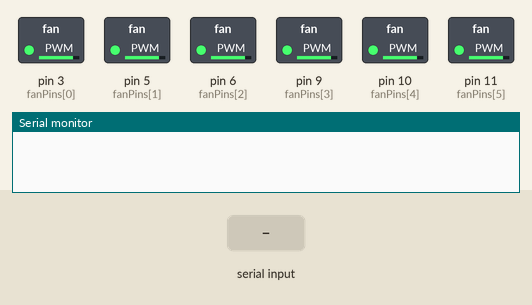
Simulated run of this sketch. Board: Arduino Uno, built with avr-gcc and run on an emulated ATmega328P. Shown: switched loads named in the sketch (green lamp = pin HIGH), the last lines printed to the serial monitor. The test bench sets the inputs (shaded band).

Above: at 1.2 s.
1.3 s: "s90\n" received over Serial
2.8 s: "1,90\n" received over Serial
At 3.8 s:
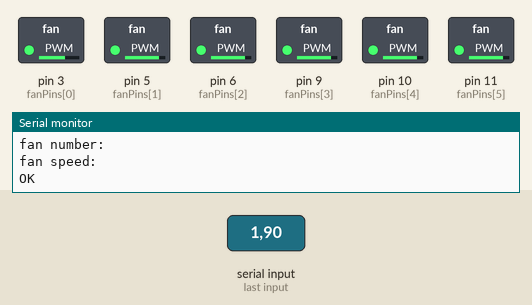
Timing chart, 0 to 35.4 s (numbered marks = the images above; inputs shaded):
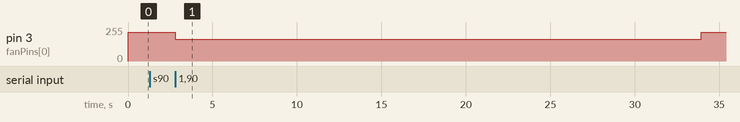

Measured:
- after the input at 2.8 s, pin 3 (fanPins[0]): 215/255 → 165/255 at once, → 215/255 31.1 s later

The sketch:

controller.ino
```cpp
/*
 * TmxPro's fan controller code
 * Improve or do whatever you want with it :P
 */

unsigned long commandTimeout = 1000000; //60s
unsigned char minSpeed = 15; // about 6% fan speed, this is about the minimum pwm where the fans spin
unsigned char maxSpeed = 255; // idk why anyone would want to change this but left the option here
unsigned char defaultSpeed = 40; // about 15% fan speed - this is the default speed when on boot or when havent gotten a command in commandTimeout time period


//do not touch following values!
String serialBuffer = "";
bool stringComplete = false;
char fanPins[] = {3,5,6,9,10,11};
char numFans = sizeof(fanPins);
long lastCommand = 0;

void setupFans() {
  for(char c = 0;c<numFans;c++){
    pinMode(fanPins[c],OUTPUT);
    setFan(c,defaultSpeed);
  }
}

void setFan(char fan,unsigned char spd){
 unsigned char spdPwm = 255-(max(minSpeed,min(spd,maxSpeed))); //make sure speed is between max and min and hp proliant fans use inversed pwm
 analogWrite(fanPins[fan],spdPwm);
}

void resetSerialBuffer(){
  serialBuffer = "";
  stringComplete = false;
}

void setup(){
  setupFans(); //set fan pwm pins as outputs
  resetSerialBuffer();

  //set pwm frequency, stolen from https://github.com/Max-Sum/HP-fan-proxy
  TCCR0B = _BV(CS00);
  TCCR1B = _BV(CS00);
  TCCR2B = _BV(CS00);
  TCCR0A = _BV(COM0A1) | _BV(COM0B1) | _BV(WGM00);


  Serial.begin(9600);
  Serial.setTimeout(100000);
  lastCommand = millis();
}

void loop(){
  if(millis()-lastCommand > commandTimeout){
    Serial.println("Resetting fans");
    setupFans();
    lastCommand = millis();
  }
  if(stringComplete){
    //process serial event
    unsigned char cmdbuf[64];
    serialBuffer.getBytes(cmdbuf,64);

    //really ugly but made it work with python, now too lazy to make it actually cool
    switch(cmdbuf[0]){
      case 's':
        Serial.println("fan number:");
        char cmdFanNum = Serial.parseInt();
        Serial.println("fan speed:");
        char cmdFanSpeed = Serial.parseInt();
        if(cmdFanNum > 0 && cmdFanNum <= numFans){
          setFan(cmdFanNum-1,cmdFanSpeed);
          Serial.println("OK");
        }else{
          Serial.println("fan out of range");
        }
        break;
    }
    lastCommand = millis();
    resetSerialBuffer();
  }
}

void serialEvent() {
  if(stringComplete) return; //skip if current string isnt processed yet
  while (Serial.available()) {
    char inChar = (char)Serial.read();
    serialBuffer += inChar;
    if (inChar == '\n') {
      stringComplete = true;
    }
  }
}
```
